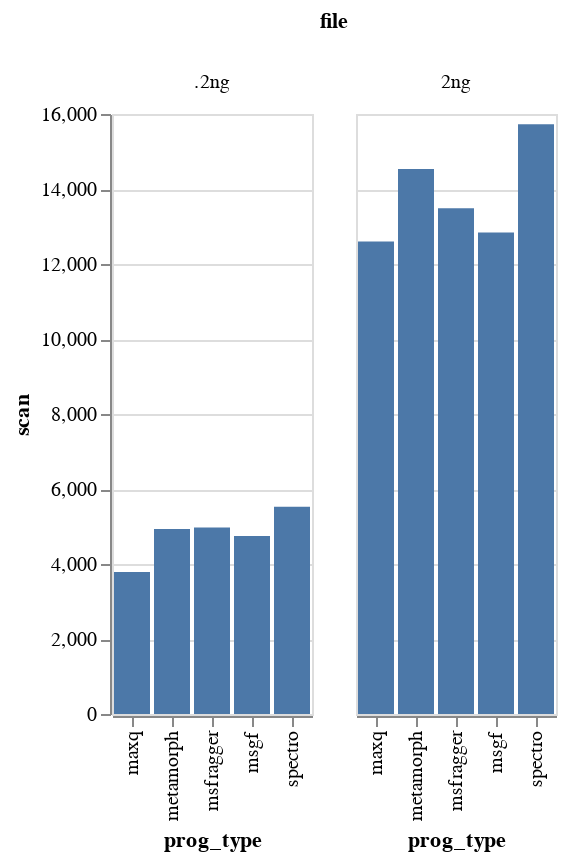

Here is the notebook cell this chart was saved with:
### Code cell
#look through all the files and get pep and scan #s
files = [".2ng", "2ng"]

file_names = []
prog_type = []
pep =[]
scan = []

for file in files:
    print(file)
    file_names.append(file)
    prog_type.append("msgf")
    msgf = dl.clean_msgfplus(file)
    msgf = count_decoy(msgf)
    msgf_filter = filter_data(msgf, .01, prob_column="new_prob")
    pep.append(msgf_filter["peptide"].nunique())
    scan.append(msgf_filter["scan"].nunique())

    prog_type.append("spectro")
    file_names.append(file)
    spec = dl.clean_spectromine(file)
    spec = count_decoy(spec)
    spec_filter = filter_data(spec, .01, prob_column="new_prob")
    pep.append(spec_filter["peptide"].nunique())
    scan.append(spec_filter["scan"].nunique())

    prog_type.append("msfragger")
    file_names.append(file)
    msf = dl.clean_msfragger(file)
    msf = count_decoy(msf)
    msf_filter = filter_data(msf, .01, prob_column="new_prob")
    pep.append(msf_filter["peptide"].nunique())
    scan.append(msf_filter["scan"].nunique())

    prog_type.append("metamorph")
    file_names.append(file)
    meta = dl.clean_metamorph(file)
    meta = count_decoy(meta)
    meta_filter = filter_data(meta, .01, prob_column="new_prob")
    pep.append(meta_filter["peptide"].nunique())
    scan.append(meta_filter["scan"].nunique())
    
    prog_type.append("maxq")
    file_names.append(file)
    mq = dl.clean_maxquant(file)
    mq = count_decoy(mq)
    mq_filter = filter_data(mq, .01, prob_column="new_prob")
    pep.append(mq_filter["peptide"].nunique())
    scan.append(mq_filter["scan"].nunique())

source2 = pd.DataFrame({
    'file': file_names,
    'prog_type': prog_type,
    
    "pep":pep,
    "scan":scan
})
#completely filtered
alt.Chart(source2).mark_bar().encode(
    x='prog_type',
    y='scan',
    column="file"
)

### Figure 1 — Vega-Lite specification as saved in the notebook (floating-point values rounded to 4 significant figures)
{"config": {"view": {"continuousWidth": 400, "continuousHeight": 300}}, "data": {"name": "data-7d1e8afa99210eadf95b9dde73bab569"}, "mark": "bar", "encoding": {"column": {"type": "nominal", "field": "file"}, "x": {"type": "nominal", "field": "prog_type"}, "y": {"type": "quantitative", "field": "scan"}}, "$schema": "https://vega.github.io/schema/vega-lite/v4.8.1.json", "datasets": {"data-7d1e8afa99210eadf95b9dde73bab569": [{"file": ".2ng", "prog_type": "msgf", "pep": 4303, "scan": 4748}, {"file": ".2ng", "prog_type": "spectro", "pep": 4634, "scan": 5527}, {"file": ".2ng", "prog_type": "msfragger", "pep": 4597, "scan": 4974}, {"file": ".2ng", "prog_type": "metamorph", "pep": 4246, "scan": 4933}, {"file": ".2ng", "prog_type": "maxq", "pep": 3490, "scan": 3785}, {"file": "2ng", "prog_type": "msgf", "pep": 11157, "scan": 12838}, {"file": "2ng", "prog_type": "spectro", "pep": 11532, "scan": 15725}, {"file": "2ng", "prog_type": "msfragger", "pep": 11945, "scan": 13487}, {"file": "2ng", "prog_type": "metamorph", "pep": 11011, "scan": 14532}, {"file": "2ng", "prog_type": "maxq", "pep": 11066, "scan": 12599}]}}
